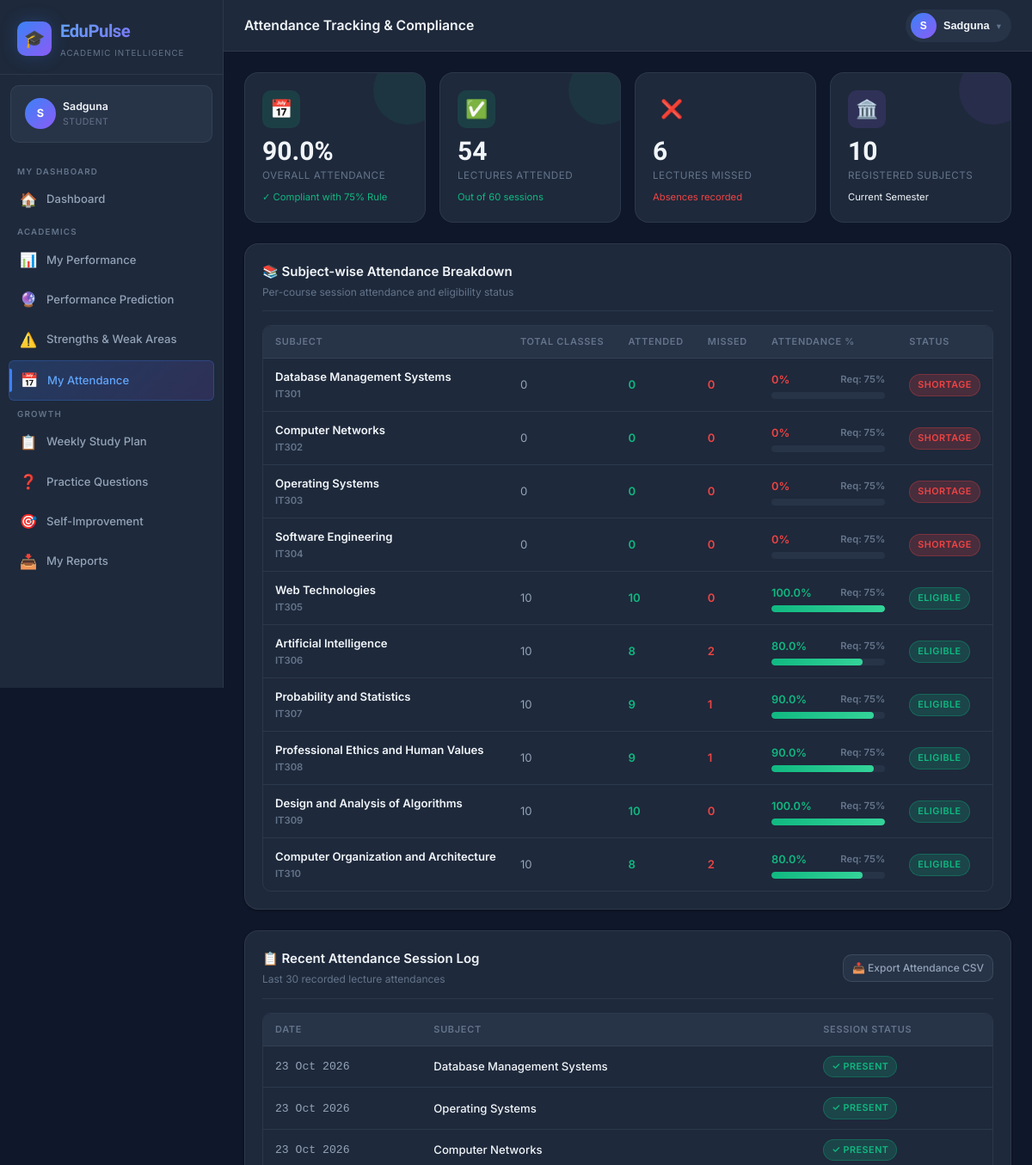
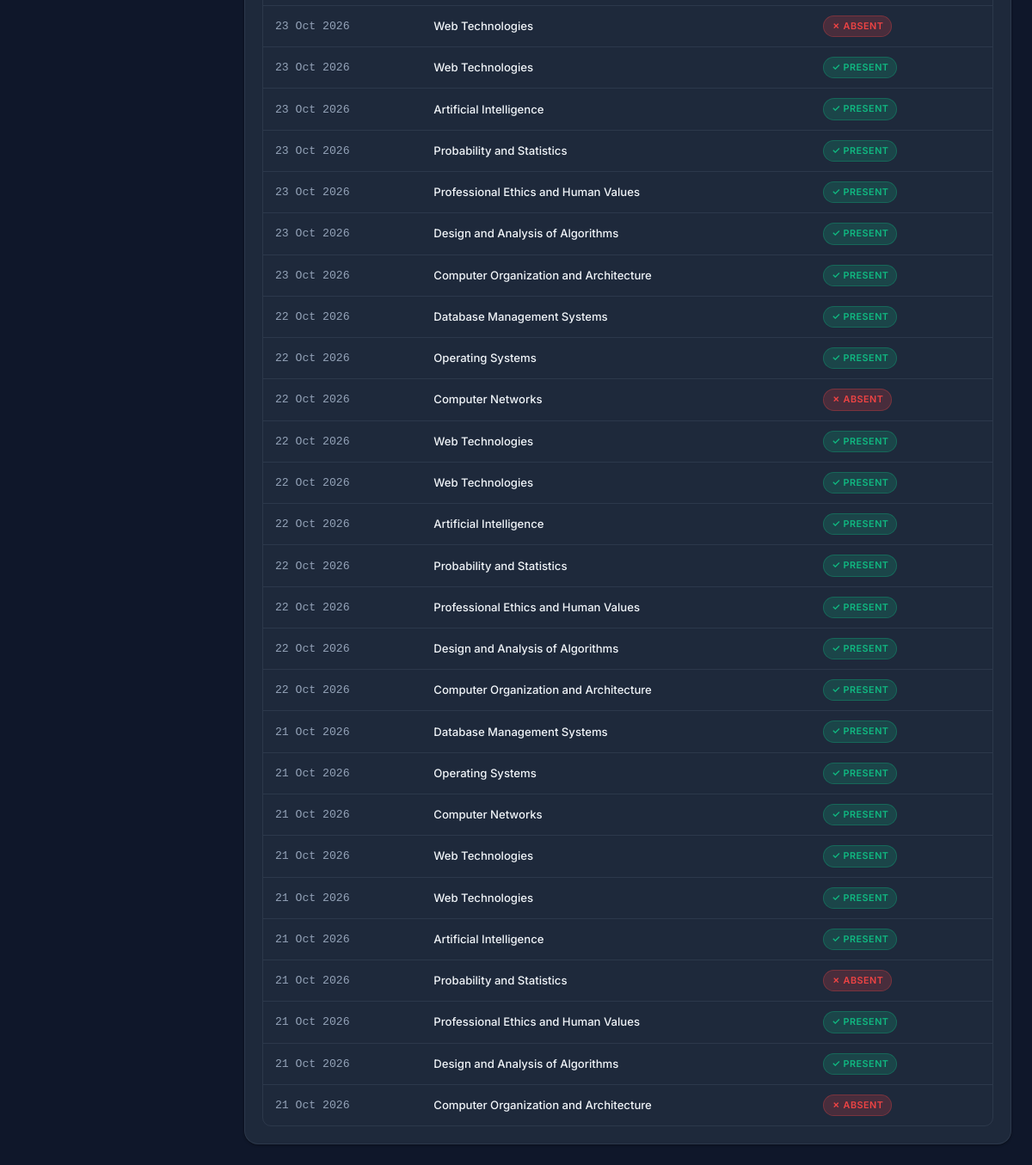
The page /student/attendance (signed in) on the database its author committed (2 pictures, top to bottom).
### models.py (models this page shows, shortened)
class Student(db.Model):
    __tablename__ = 'students'
    id = db.Column(db.Integer, primary_key=True)
    user_id = db.Column(db.Integer, db.ForeignKey('users.id'), unique=True, nullable=False)
    roll_number = db.Column(db.String(50), unique=True, nullable=False)
    name = db.Column(db.String(100), nullable=False)
    email = db.Column(db.String(120))
    phone = db.Column(db.String(20))
    department_id = db.Column(db.Integer, db.ForeignKey('departments.id'), nullable=False)
    section_id = db.Column(db.Integer, db.ForeignKey('sections.id'))
    academic_year_id = db.Column(db.Integer, db.ForeignKey('academic_years.id'))
    current_semester = db.Column(db.Integer, default=1)
    date_of_birth = db.Column(db.Date)
    gender = db.Column(db.String(10))
    is_active = db.Column(db.Boolean, default=True)
    enrolled_at = db.Column(db.DateTime, default=datetime.utcnow)
    academic_year = db.relationship('AcademicYear', backref='students')
    marks = db.relationship('Mark', backref='student', lazy=True)
    attendance_records = db.relationship('AttendanceRecord', backref='student', lazy=True)
    tasks = db.relationship('StudentTask', backref='student', lazy=True)
    goals = db.relationship('StudentGoal', backref='student', lazy=True)
    question_attempts = db.relationship('QuestionAttempt', backref='student', lazy=True)

class User(UserMixin, db.Model):
    __tablename__ = 'users'
    id = db.Column(db.Integer, primary_key=True)
    unique_id = db.Column(db.String(50), unique=True, nullable=False)
    password_hash = db.Column(db.String(256), nullable=False)
    role = db.Column(db.String(20), nullable=False)  # 'admin', 'faculty', 'student'
    is_active = db.Column(db.Boolean, default=True)
    last_login = db.Column(db.DateTime)
    created_at = db.Column(db.DateTime, default=datetime.utcnow)
    student = db.relationship('Student', backref='user', uselist=False, lazy=True)
    faculty = db.relationship('Faculty', backref='user', uselist=False, lazy=True)
    admin = db.relationship('Admin', backref='user', uselist=False, lazy=True)

class Subject(db.Model):
    __tablename__ = 'subjects'
    id = db.Column(db.Integer, primary_key=True)
    code = db.Column(db.String(20), nullable=False)
    name = db.Column(db.String(100), nullable=False)
    department_id = db.Column(db.Integer, db.ForeignKey('departments.id'), nullable=False)
    semester = db.Column(db.Integer, nullable=False)
    credits = db.Column(db.Integer, default=3)
    subject_type = db.Column(db.String(20), default='theory')  # theory, lab, project
    is_active = db.Column(db.Boolean, default=True)
    examinations = db.relationship('Examination', backref='subject', lazy=True)
    marks = db.relationship('Mark', backref='subject', lazy=True)
    attendance_records = db.relationship('AttendanceRecord', backref='subject', lazy=True)
    questions = db.relationship('Question', backref='subject', lazy=True)
    __table_args__ = (db.UniqueConstraint('code', 'department_id', 'semester', name='uq_subject_dept_sem'),)

### routes/student.py (the view)
@student_bp.route('/attendance')
@student_required
def attendance():
    stu = get_current_student()
    if not stu:
        return redirect(url_for('auth.login'))
    subjects = Subject.query.filter_by(department_id=stu.department_id,
                                       semester=stu.current_semester).all()
    if not subjects:
        subjects = Subject.query.filter_by(department_id=stu.department_id).all()
    subject_att = []
    total_classes_all = 0
    attended_classes_all = 0
    for subj in subjects:
        records = AttendanceRecord.query.filter_by(student_id=stu.id, subject_id=subj.id).all()
        agg = StudentAggregateAttendance.query.filter_by(student_id=stu.id, subject_id=subj.id).first()
        if records:
            total = len(records)
            present = sum(1 for r in records if r.status == 'present')
            pct = round(present / total * 100, 1) if total > 0 else 0
        elif agg:
            total = agg.total_classes
            present = agg.attended_classes
            pct = agg.attendance_percentage or (round(present / total * 100, 1) if total > 0 else 0)
        else:
            total = 0
            present = 0
            pct = 0
        total_classes_all += total
        attended_classes_all += present
        subject_att.append({
            'subject': subj,
            'total': total,
            'present': present,
            'absent': total - present,
            'pct': pct,
            'status': 'good' if pct >= 75 else ('warning' if pct >= 60 else 'danger')
        })
    overall_pct = round(attended_classes_all / total_classes_all * 100, 1) if total_classes_all > 0 else 0
    recent_records = AttendanceRecord.query.filter_by(student_id=stu.id).order_by(
        AttendanceRecord.date.desc()).limit(30).all()
    return render_template('student/attendance.html',
                           student=stu,
                           subject_att=subject_att,
                           recent_records=recent_records,
                           overall_pct=overall_pct,
                           overall_present=attended_classes_all,
                           overall_total=total_classes_all)

### routes/student.py (called while the page is built)
def student_required(f):
    @wraps(f)
    def decorated(*args, **kwargs):
        if not current_user.is_authenticated or current_user.role != 'student':
            flash('Student access required.', 'danger')
            return redirect(url_for('auth.login'))
        return f(*args, **kwargs)
    return login_required(decorated)

def get_current_student():
    return Student.query.filter_by(user_id=current_user.id).first()

### templates/student/attendance.html (shortened to what this page needs)
{% extends 'base.html' %}
{% from 'macros/nav.html' import student_nav %}
{% block page_title %}Attendance Tracking & Compliance{% endblock %}
{% block nav %}{{ student_nav() }}{% endblock %}
{% block content %}
<div class="stat-grid">
  <div class="stat-card {{ 'green' if overall_pct >= 75 else ('orange' if overall_pct >= 65 else 'red') }}">
    <div class="stat-icon {{ 'green' if overall_pct >= 75 else ('orange' if overall_pct >= 65 else 'red') }}">📅</div>
    <div class="stat-value">{{ overall_pct }}%</div>
    <div class="stat-label">Overall Attendance</div>
    <div class="stat-change {{ 'positive' if overall_pct >= 75 else 'negative' }}">
      {{ '✓ Compliant with 75% Rule' if overall_pct >= 75 else '⚠️ Shortage Warning' }}
    </div>
  </div>
  <div class="stat-card green">
    <div class="stat-icon green">✅</div>
    <div class="stat-value">{{ overall_present }}</div>
    <div class="stat-label">Lectures Attended</div>
    <div class="stat-change positive">Out of {{ overall_total }} sessions</div>
  </div>
  <div class="stat-card red">
    <div class="stat-icon red">❌</div>
    <div class="stat-value">{{ overall_total - overall_present }}</div>
    <div class="stat-label">Lectures Missed</div>
    <div class="stat-change negative">Absences recorded</div>
  </div>
  <div class="stat-card purple">
    <div class="stat-icon purple">🏛️</div>
    <div class="stat-value">{{ subject_att|length }}</div>
    <div class="stat-label">Registered Subjects</div>
    <div class="stat-change neutral">Current Semester</div>
  </div>
</div>
<div class="card" style="margin-bottom:24px;">
  <div class="card-header">
    <div>
      <div class="card-title">📚 Subject-wise Attendance Breakdown</div>
      <div class="card-subtitle">Per-course session attendance and eligibility status</div>
    </div>
  </div>
  {% if subject_att %}
  <div class="table-responsive">
    <table class="table">
      <thead>
        <tr>
          <th>Subject</th>
          <th>Total Classes</th>
          <th>Attended</th>
          <th>Missed</th>
          <th>Attendance %</th>
          <th>Status</th>
        </tr>
      </thead>
      <tbody>
        {% for s in subject_att %}
        <tr>
          <td style="font-weight:600; color:var(--text-primary);">
            {{ s.subject.name }}
            <div class="text-xs text-muted">{{ s.subject.code }}</div>
          </td>
          <td>{{ s.total }}</td>
          <td style="color:var(--accent-green); font-weight:600;">{{ s.present }}</td>
          <td style="color:var(--accent-red); font-weight:600;">{{ s.absent }}</td>
          <td style="min-width:160px;">
            <div style="display:flex; justify-content:space-between; margin-bottom:4px; font-weight:600; font-size:0.85rem;">
              <span class="{{ 'grade-a' if s.pct >= 75 else ('grade-c' if s.pct >= 65 else 'grade-f') }}">{{ s.pct }}%</span>
              <span class="text-xs text-muted">Req: 75%</span>
            </div>
            <div class="progress-bar-wrapper">
              <div class="progress-bar {{ 'green' if s.pct >= 75 else ('orange' if s.pct >= 65 else 'red') }}" style="width:{{ s.pct | round(0) | int }}%;"></div>
            </div>
          </td>
          <td>
            <span class="badge {{ 'badge-success' if s.status == 'good' else ('badge-warning' if s.status == 'warning' else 'badge-danger') }}">
              {{ 'Eligible' if s.status == 'good' else ('Borderline' if s.status == 'warning' else 'Shortage') }}
            </span>
          </td>
        </tr>
        {% endfor %}
      </tbody>
    </table>
  </div>
  {% else %}
  <div class="empty-state">
    <div class="empty-icon">📅</div>
    <div class="empty-title">No subject attendance recorded</div>
    <div class="empty-text">Attendance rolls will populate as teachers conduct class sessions.</div>
  </div>
  {% endif %}
</div>
<div class="card">
  <div class="card-header">
    <div>
      <div class="card-title">📋 Recent Attendance Session Log</div>
      <div class="card-subtitle">Last 30 recorded lecture attendances</div>
    </div>
    <a href="{{ url_for('student.download_attendance') }}" class="btn btn-secondary btn-sm">
      📥 Export Attendance CSV
    </a>
  </div>
  {% if recent_records %}
  <div class="table-responsive">
    <table class="table">
      <thead>
        <tr>
          <th>Date</th>
          <th>Subject</th>
          <th>Session Status</th>
        </tr>
      </thead>
      <tbody>
        {% for r in recent_records %}
        <tr>
          <td style="font-family:monospace; color:var(--text-secondary);">
            {{ r.date.strftime('%d %b %Y') if r.date else '—' }}
          </td>
          <td style="font-weight:500; color:var(--text-primary);">
            {{ r.subject.name if r.subject else 'Class Session' }}
          </td>
          <td>
            <span class="badge {{ 'badge-success' if r.status == 'present' else 'badge-danger' }}">
              {{ '✓ Present' if r.status == 'present' else '✗ Absent' }}
            </span>
          </td>
        </tr>
        {% endfor %}
      </tbody>
    </table>
  </div>
  {% else %}
  <div class="empty-state">
    <div class="empty-icon">📋</div>
    <div class="empty-title">No attendance sessions logged yet</div>
  </div>
  {% endif %}
</div>
{% endblock %}

### templates/base.html (shortened to what this page needs)
<!DOCTYPE html>
<html lang="en">
<head>
  <link rel="stylesheet" href="{{ url_for('static', filename='css/style.css') }}">
</head>
<body class="{{ 'role-' + current_user.role if current_user.is_authenticated else '' }}">
{% if current_user.is_authenticated %}
<div class="app-wrapper">
  <aside class="sidebar" id="sidebar">
    <div class="sidebar-brand">
      <a href="{{ url_for(current_user.role + '.dashboard') }}" class="brand-logo" style="text-decoration:none;">
        <div class="brand-icon">🎓</div>
        <div>
          <div class="brand-name">EduPulse</div>
          <div class="brand-tagline">Academic Intelligence</div>
        </div>
      </a>
    </div>
    {% if current_user.role == 'admin' and current_user.admin %}
    {% set display_name = current_user.admin.name %}
    {% elif current_user.role == 'faculty' and current_user.faculty %}
    {% set display_name = current_user.faculty.name %}
    {% elif current_user.role == 'student' and current_user.student %}
    {% set display_name = current_user.student.name %}
    {% else %}
    {% set display_name = current_user.unique_id %}
    {% endif %}
    <div class="sidebar-user flex items-center gap-2">
      <div class="user-avatar">{{ display_name[0] if display_name else '?' }}</div>
      <div class="user-info">
        <div class="user-name">{{ display_name }}</div>
        <div class="user-role">{{ current_user.role | capitalize }}</div>
      </div>
    </div>
    <nav class="sidebar-nav">
      {% block nav %}{% endblock %}
    </nav>
  </aside>
  <div class="main-content">
    <header class="topbar">
      <div class="topbar-left">
        <div>
          <div class="page-title">{% block page_title %}Dashboard{% endblock %}</div>
        </div>
      </div>
      <div class="topbar-right" style="display:flex; align-items:center; gap:12px;">
        <div class="profile-dropdown-wrapper" style="position:relative;">
          <button type="button" class="profile-btn" onclick="toggleProfileMenu(event)" id="profileBtn" style="display:flex; align-items:center; gap:8px; background:var(--bg-elevated); border:1px solid var(--border-color); border-radius:999px; padding:4px 12px 4px 6px; cursor:pointer; color:var(--text-primary);">
            <div class="user-avatar" style="width:30px; height:30px; font-size:0.8rem; border-radius:50%; background:linear-gradient(135deg, var(--brand-500), var(--accent-purple)); display:flex; align-items:center; justify-content:center; color:#fff; font-weight:700;">{{ display_name[0] if display_name else '?' }}</div>
            <span style="font-size:0.85rem; font-weight:600; max-width:120px; overflow:hidden; text-overflow:ellipsis; white-space:nowrap;">{{ display_name }}</span>
            <span style="font-size:0.7rem; color:var(--text-muted);">▾</span>
          </button>
        </div>
      </div>
    </header>
    <main class="page-content">
      {% block content %}{% endblock %}
    </main>
  </div>
</div>
{% else %}
{% block auth_content %}{% endblock %}
{% endif %}
</body>
</html>

### rows shown on the page
Student: name "S", name "Sadguna"
User: role "STUDENT", is_active True (drawn)
Subject: subject.name "Database Management Systems", subject.code "IT301"
Subject: subject.name "Computer Networks", subject.code "IT302"
Subject: subject.name "Operating Systems", subject.code "IT303"
Subject: subject.name "Software Engineering", subject.code "IT304"
Subject: subject.name "Web Technologies", subject.code "IT305", subject "Web Technologies" "Web Technologies" "Web Technologies"
Subject: subject.name "Artificial Intelligence", subject.code "IT306", subject "Artificial Intelligence" "Artificial Intelligence" "Artificial Intelligence"
Subject: subject.name "Probability and Statistics", subject.code "IT307", subject "Probability and Statistics" "Probability and Statistics" "Probability and Statistics"
Subject: subject.name "Professional Ethics and Human Values", subject.code "IT308", subject "Professional Ethics and Human Values" "Professional Ethics and Human Values" "Professional Ethics and Human Values"
Subject: subject.name "Design and Analysis of Algorithms", subject.code "IT309", subject "Design and Analysis of Algorithms" "Design and Analysis of Algorithms" "Design and Analysis of Algorithms"
Subject: subject.name "Computer Organization and Architecture", subject.code "IT310", subject "Computer Organization and Architecture" "Computer Organization and Architecture" "Computer Organization and Architecture"
Subject: subject "Database Management Systems" "Database Management Systems" "Database Management Systems"
Subject: subject "Operating Systems" "Operating Systems" "Operating Systems"
Subject: subject "Computer Networks" "Computer Networks" "Computer Networks"
Subject: subject "Web Technologies" "Web Technologies" "Web Technologies"

### other values the page prints
{{ overall_pct }} "90.0"
{{ overall_present }} "54"
{{ overall_total }} "60"
{{ overall_total - overall_present }} "6"
{{ subject_att|length }} "10"
{{ s.total }} "0" "0" "0" "0" "10" "10" "10" "10" "10" "10"
{{ s.present }} "0" "0" "0" "0" "10" "8" "9" "9" "10" "8"
{{ s.absent }} "0" "0" "0" "0" "0" "2" "1" "1" "0" "2"
{{ s.pct }} "0" "0" "0" "0" "100.0" "80.0" "90.0" "90.0" "100.0" "80.0"
{{ r.date.strftime('%d %b %Y') if r.date else '—' }} "23 Oct 2026" "23 Oct 2026" "23 Oct 2026" "23 Oct 2026" "23 Oct 2026" "23 Oct 2026" "23 Oct 2026" "23 Oct 2026" "23 Oct 2026" "23 Oct 2026" "22 Oct 2026" "22 Oct 2026" "22 Oct 2026" "22 Oct 2026" "22 Oct 2026" "22 Oct 2026" "22 Oct 2026" "22 Oct 2026" "22 Oct 2026" "22 Oct 2026" "21 Oct 2026" "21 Oct 2026" "21 Oct 2026" "21 Oct 2026" "21 Oct 2026" "21 Oct 2026" "21 Oct 2026" "21 Oct 2026" "21 Oct 2026" "21 Oct 2026"
{{ '✓ Present' if r.status == 'present' else '✗ Absent' }} "✓ PRESENT" "✓ PRESENT" "✓ PRESENT" "✗ ABSENT" "✓ PRESENT" "✓ PRESENT" "✓ PRESENT" "✓ PRESENT" "✓ PRESENT" "✓ PRESENT" "✓ PRESENT" "✓ PRESENT" "✗ ABSENT" "✓ PRESENT" "✓ PRESENT" "✓ PRESENT" "✓ PRESENT" "✓ PRESENT" "✓ PRESENT" "✓ PRESENT" "✓ PRESENT" "✓ PRESENT" "✓ PRESENT" "✓ PRESENT" "✓ PRESENT" "✓ PRESENT" "✗ ABSENT" "✓ PRESENT" "✓ PRESENT" "✗ ABSENT"
